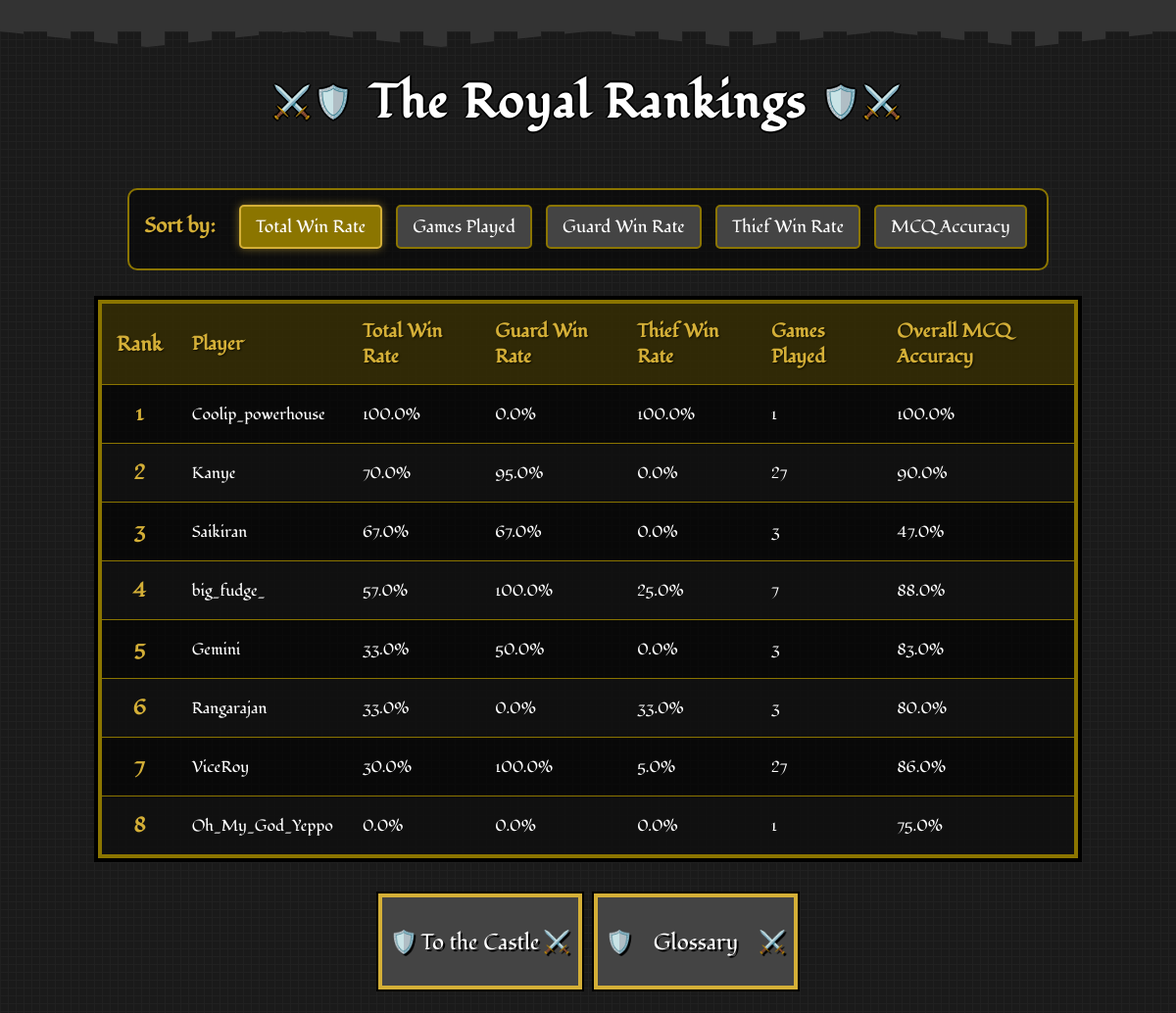
The page /leaderboard on the database as committed earlier.
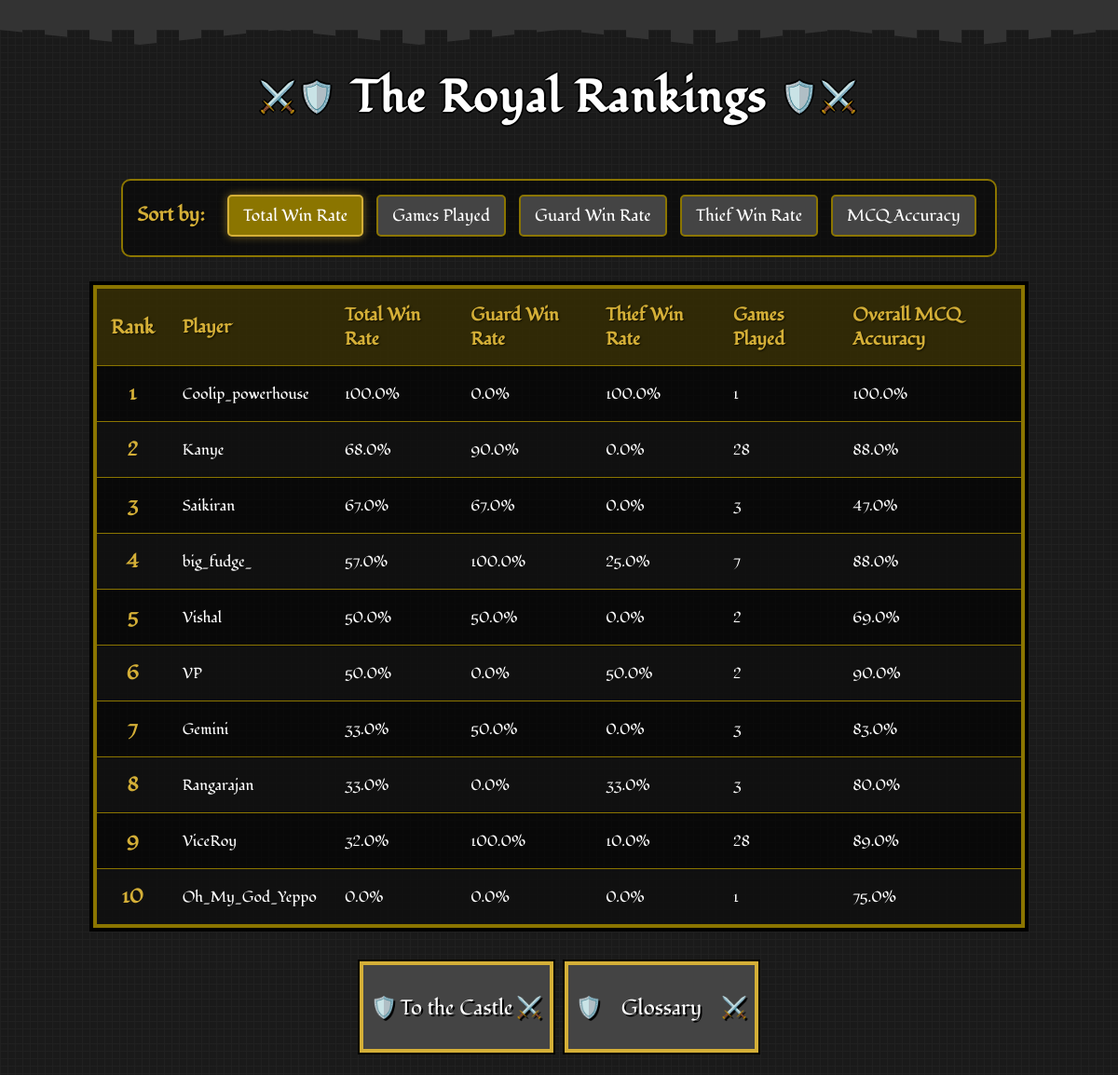
The same page on the database as committed later.
### app.py (models this page shows)
class PlayerStats(db.Model):
    id = db.Column(db.Integer, primary_key=True)
    user_id = db.Column(db.Integer, db.ForeignKey('user.id'), nullable=False)
    total_games_played = db.Column(db.Integer, default=0)
    games_played_as_guard = db.Column(db.Integer, default=0)
    games_played_as_thief = db.Column(db.Integer, default=0)
    total_games_won = db.Column(db.Integer, default=0)
    total_games_won_as_guard = db.Column(db.Integer, default=0)
    total_games_won_as_thief = db.Column(db.Integer, default=0)
    total_win_rate = db.Column(db.Float, default=0.0)
    win_rate_as_guard = db.Column(db.Float, default=0.0)
    win_rate_as_thief = db.Column(db.Float, default=0.0)
    total_answer_accuracy = db.Column(db.Float, default=0.0)
    total_questions_attempted = db.Column(db.Integer, default=0)
    total_right_answers = db.Column(db.Integer, default=0)
    game_right_answers = db.Column(db.Integer, default=0)
    game_total_questions = db.Column(db.Integer, default=0)
    answer_accuracy_in_last_game = db.Column(db.Float, default=0.0)

class User(db.Model):
    id = db.Column(db.Integer, primary_key=True)
    username = db.Column(db.String(40), unique=True, nullable=False)
    password_hash = db.Column(db.String(200), nullable=False)
    stats = db.relationship('PlayerStats', backref='user', uselist=False)

### app.py (the view)
@app.route('/leaderboard')
def leaderboard():
    sort_by = request.args.get('sort_by', 'total_win_rate')
    sort_options = {
        'games_played': PlayerStats.total_games_played,
        'total_win_rate': PlayerStats.total_win_rate,
        'win_rate_as_guard': PlayerStats.win_rate_as_guard,
        'win_rate_as_thief': PlayerStats.win_rate_as_thief,
        'mcq_accuracy': PlayerStats.total_answer_accuracy
    }
    sort_column = sort_options.get(sort_by, PlayerStats.total_win_rate)
    leaderboard_data = db.session.query(PlayerStats, User)\
        .join(User, PlayerStats.user_id == User.id)\
        .order_by(sort_column.desc())\
        .limit(20)\
        .all()
    return render_template('leaderboard.html',
                           leaderboard_data=leaderboard_data,
                           current_sort=sort_by)

### templates/leaderboard.html (shortened to what this page needs)
<!DOCTYPE html>
<html lang="en">
<head>
    <link rel="stylesheet" href="static/css/style.css">
    <link rel="stylesheet" href="static/css/leaderboard.css">
    <link rel="stylesheet" href="static/css/game-over.css">
</head>
<body>
    <div class="castle-top"></div>
    <h1>The Royal Rankings</h1>
    <div class="filters">
        <strong>Sort by:</strong>
        <a href="{{ url_for('leaderboard', sort_by='total_win_rate') }}"
           class="{{ 'active' if current_sort == 'total_win_rate' }}">Total Win Rate</a>
        <a href="{{ url_for('leaderboard', sort_by='games_played') }}"
           class="{{ 'active' if current_sort == 'games_played' }}">Games Played</a>
        <a href="{{ url_for('leaderboard', sort_by='win_rate_as_guard') }}"
           class="{{ 'active' if current_sort == 'win_rate_as_guard' }}">Guard Win Rate</a>
        <a href="{{ url_for('leaderboard', sort_by='win_rate_as_thief') }}"
           class="{{ 'active' if current_sort == 'win_rate_as_thief' }}">Thief Win Rate</a>
        <a href="{{ url_for('leaderboard', sort_by='mcq_accuracy') }}"
           class="{{ 'active' if current_sort == 'mcq_accuracy' }}">MCQ Accuracy</a>
    </div>
    <table>
        <thead>
            <tr>
                <th class="rank">Rank</th>
                <th>Player</th>
                <th>Total Win Rate</th>
                <th>Guard Win Rate</th>
                <th>Thief Win Rate</th>
                <th>Games Played</th>
                <th>Overall MCQ Accuracy</th>
            </tr>
        </thead>
        <tbody>
            {% for stats, user in leaderboard_data %}
            <tr>
                <td class="rank">{{ loop.index }}</td>
                <td>{{ user.username }}</td>
                <td>{{ stats.total_win_rate }}%</td>
                <td>{{ stats.win_rate_as_guard }}%</td>
                <td>{{ stats.win_rate_as_thief }}%</td>
                <td>{{ stats.total_games_played }}</td>
                <td>{{ stats.total_answer_accuracy }}%</td>
            </tr>
            {% else %}
            <tr>
                <td colspan="7" style="text-align: center;">No player data available yet.</td>
            </tr>
            {% endfor %}
        </tbody>
    </table>
    <div class="button-container">
        <a href="{{ url_for('home') }}"><button class="shield-btn game-over-btn">To the Castle</button></a>
        <a href="{{ url_for('glossary') }}"><button class="shield-btn game-over-btn">Glossary</button></a>
    </div>
</body>
</html>

### static/css/style.css (style rules this page uses)
body { font-family: "Fondamento", serif; background-color: #1a1a1a; background-image: linear-gradient(90deg, rgba(34,34,34,0.8) 1px, transparent 1px), linear-gradient(rgba(34,34,34,0.8) 1px, transparent 1px); background-size: 8px 8px; color: white; margin: 0; padding: 0; text-align: center; position: relative; min-height: 100vh; display: flex; flex-direction: column; justify-content: space-between; }
.castle-top { height: 32px; background-color: #333; position: relative; margin-bottom: 16px; image-rendering: pixelated; }
.castle-top::before { content: ""; position: absolute; top: 100%; left: 0; right: 0; height: 16px; background-image: repeating-linear-gradient(90deg, #333 0px, #333 24px, transparent 24px, transparent 48px); background-size: 48px 16px; clip-path: polygon( 0% 0%, 12.5% 100%, 25% 0%, 37.5% 100%, 50% 0%, 62.5% 100%, 75% 0%, 87.5% 100%, 100% 0% ); image-rendering: pixelated; }
h1 { font-family: "Fondamento", serif; text-align: center; font-size: 3rem; color: white; text-shadow: 2px 0 #000, -2px 0 #000, 0 2px #000, 0 -2px #000; margin: 24px 0; letter-spacing: 2px; position: relative; image-rendering: pixelated; }
h1::before { content: "⚔️🛡️"; font-size: 2rem; position: relative; top: -5px; margin: 0 15px; }
h1::after { content: "🛡️⚔️"; font-size: 2rem; position: relative; top: -5px; margin: 0 15px; }
button.shield-btn { font-family: "Fondamento", serif; background-color: #444; color: white; border: none; box-shadow: 0 0 0 4px #d4af37, 0 0 0 6px #000; padding: 14px 22px; margin: 10px; font-size: 1.4rem; cursor: pointer; position: relative; transition: all 0.2s steps(5); text-shadow: 2px 2px 0 #000; width: 200px; height: 90px; image-rendering: pixelated; }
button.shield-btn::before { content: "🛡️ "; position: absolute; left: 8px; top: 50%; transform: translateY(-50%); }

### static/css/leaderboard.css (style rules this page uses)
body { font-family: "Fondamento", serif; background-color: #1a1a1a; background-image: linear-gradient(90deg, rgba(34,34,34,0.8) 1px, transparent 1px), linear-gradient(rgba(34,34,34,0.8) 1px, transparent 1px); background-size: 8px 8px; color: white; margin: 0; padding: 0; text-align: center; }
h1 { font-family: "Fondamento", serif; text-align: center; font-size: 3rem; color: white; text-shadow: 2px 0 #000, -2px 0 #000, 0 2px #000, 0 -2px #000; margin: 24px 0; letter-spacing: 2px; }
.filters { text-align: center; margin: 30px auto; max-width: 1000px; background-color: rgba(0, 0, 0, 0.5); padding: 15px; border: 2px solid #8b7500; border-radius: 10px; }
.filters strong { color: #d4af37; font-size: 1.3rem; margin-right: 15px; text-shadow: 1px 1px 2px rgba(0, 0, 0, 0.7); }
.filters a { font-family: "Fondamento", serif; text-decoration: none; padding: 8px 15px; margin: 0 5px; border-radius: 5px; background-color: #444; color: white; border: 2px solid #8b7500; transition: all 0.2s; font-size: 1.1rem; display: inline-block; margin-bottom: 5px; }
.filters a.active { background-color: #8b7500; color: white; border-color: #d4af37; box-shadow: 0 0 10px rgba(212, 175, 55, 0.5); }
table { width: 100%; max-width: 1000px; margin: 0 auto; border-collapse: collapse; background-color: rgba(0, 0, 0, 0.7); border: 4px solid #8b7500; box-shadow: 0 0 0 4px #000; }
th, td { padding: 15px; text-align: left; border-bottom: 1px solid #8b7500; }
thead th { background-color: rgba(139, 117, 0, 0.3); color: #d4af37; font-weight: bold; text-shadow: 1px 1px 2px rgba(0, 0, 0, 0.7); font-size: 1.2rem; }
tbody tr:nth-child(even) { background-color: rgba(34, 34, 34, 0.3); }
.rank { font-weight: bold; text-align: center; color: #d4af37; font-size: 1.3rem; }
.button-container { display: flex; justify-content: center; margin: 30px auto; }
.shield-btn { font-family: "Fondamento", serif; background-color: #444; color: white; border: none; box-shadow: 0 0 0 4px #d4af37, 0 0 0 6px #000; padding: 14px 22px; margin: 10px; font-size: 1.4rem; cursor: pointer; position: relative; transition: all 0.2s steps(5); text-shadow: 2px 2px 0 #000; }

### static/css/game-over.css (style rules this page uses)
button.game-over-btn::after { content: "⚔️"; position: absolute; right: 8px; top: 50%; transform: translateY(-50%); }

Rows that differ between the two databases and show on the page:
changed PlayerStats "Kanye": total_win_rate "70.0" → "68.0"; win_rate_as_guard "95.0" → "90.0"; total_games_played "27" → "28"; total_answer_accuracy "90.0" → "88.0"
added PlayerStats: username "Vishal", total_win_rate "50.0", win_rate_as_guard "50.0", win_rate_as_thief "0.0", total_games_played "2", total_answer_accuracy "69.0"
added PlayerStats: username "VP", total_win_rate "50.0", win_rate_as_guard "0.0", win_rate_as_thief "50.0", total_games_played "2", total_answer_accuracy "90.0"
changed PlayerStats "ViceRoy": total_win_rate "30.0" → "32.0"; win_rate_as_thief "5.0" → "10.0"; total_games_played "27" → "28"; total_answer_accuracy "86.0" → "89.0"
